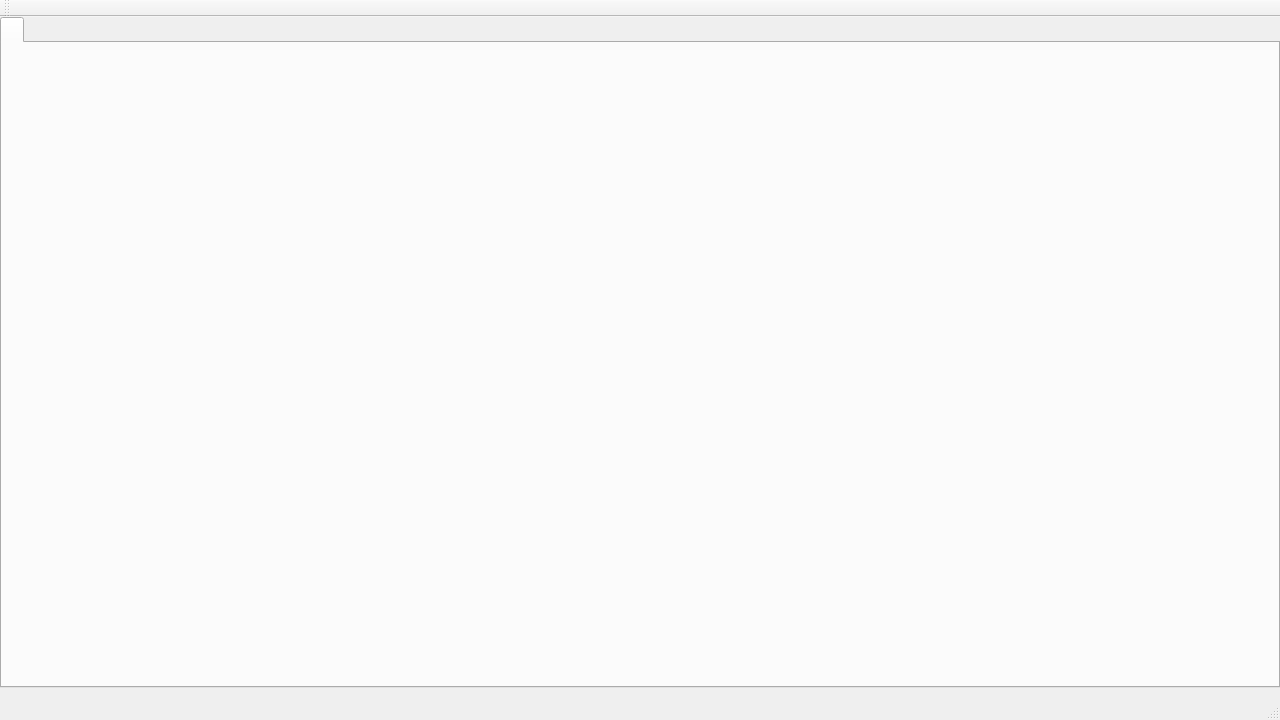
<?xml version="1.0" encoding="UTF-8"?>
<ui version="4.0">
 <class>WritingMaterialsManager::EditorWindow</class>
 <widget class="QMainWindow" name="WritingMaterialsManager::EditorWindow">
  <property name="geometry">
   <rect>
    <x>0</x>
    <y>0</y>
    <width>1280</width>
    <height>720</height>
   </rect>
  </property>
  <property name="windowTitle">
   <string>MainWindow</string>
  </property>
  <widget class="QWidget" name="centralwidget">
   <widget class="QTabWidget" name="EditorTab">
    <property name="geometry">
     <rect>
      <x>0</x>
      <y>0</y>
      <width>1280</width>
      <height>671</height>
     </rect>
    </property>
    <property name="currentIndex">
     <number>0</number>
    </property>
    <widget class="QWidget" name="NewTab">
     <attribute name="title">
      <string/>
     </attribute>
    </widget>
   </widget>
  </widget>
  <widget class="QMenuBar" name="MenuBar">
   <property name="geometry">
    <rect>
     <x>0</x>
     <y>0</y>
     <width>1280</width>
     <height>21</height>
    </rect>
   </property>
  </widget>
  <widget class="QStatusBar" name="Statusbar"/>
  <widget class="QToolBar" name="ToolBar">
   <property name="windowTitle">
    <string>toolBar</string>
   </property>
   <attribute name="toolBarArea">
    <enum>TopToolBarArea</enum>
   </attribute>
   <attribute name="toolBarBreak">
    <bool>false</bool>
   </attribute>
  </widget>
 </widget>
 <resources/>
 <connections/>
</ui>
